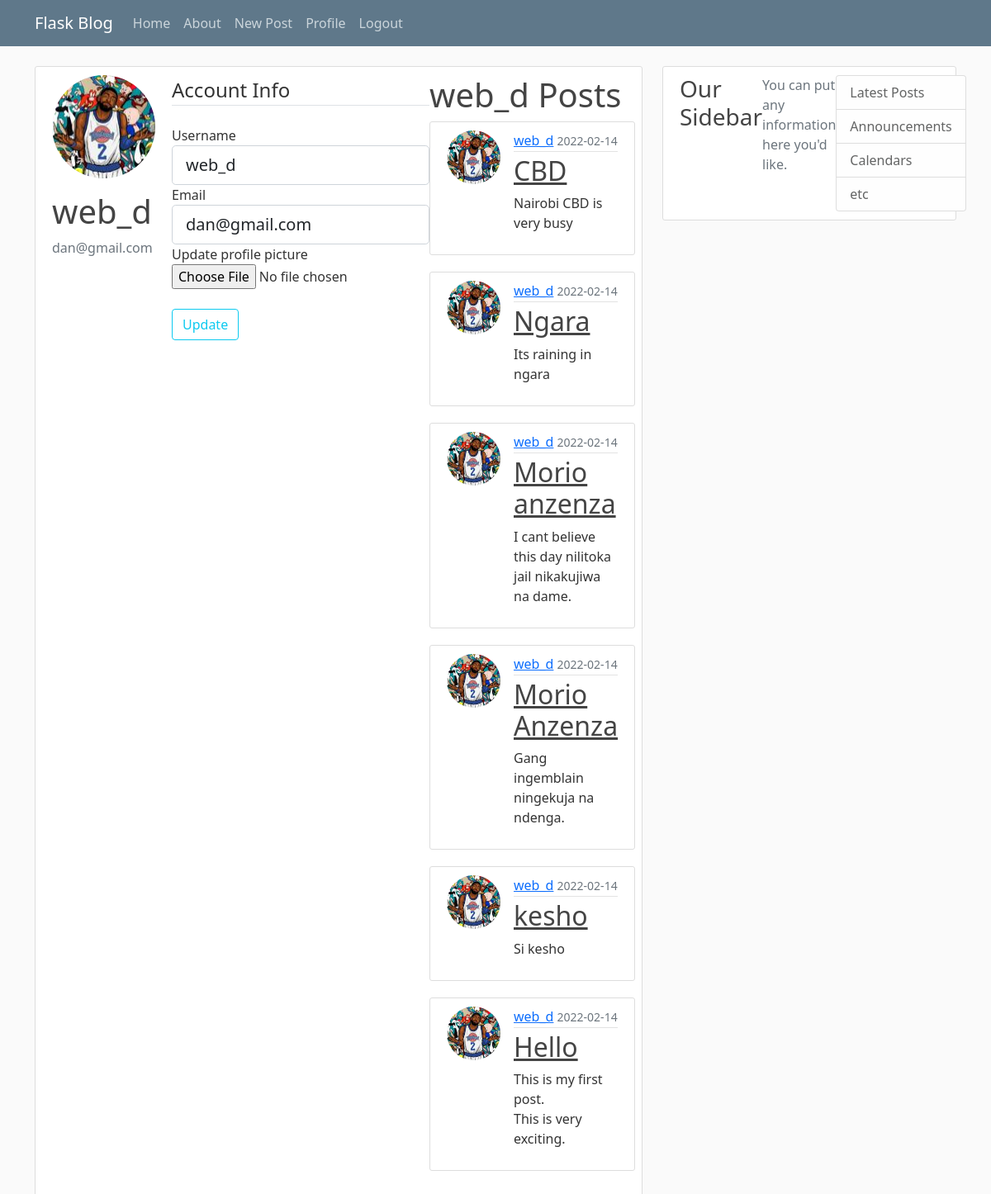
/account/web_d (signed in), run on the app's committed database.
### flaskblog/models.py (models this page shows, shortened)
class User(db.Model, UserMixin):
    id = db.Column(db.Integer, primary_key=True)
    username = db.Column(db.String(20), unique=True, nullable=False)
    email = db.Column(db.String(120), unique=True, nullable=False)
    image_file = db.Column(db.String(20), nullable=False, default='default.jpg')
    password = db.Column(db.String(60), nullable=False)
    posts = db.relationship('Post', backref='author', lazy=True)

class Post(db.Model):
    id = db.Column(db.Integer, primary_key=True)
    title = db.Column(db.String(100), nullable=False)
    date_posted = db.Column(db.DateTime, nullable=False, default=datetime.utcnow)
    content = db.Column(db.Text, nullable=False)
    user_id = db.Column(db.Integer, db.ForeignKey('user.id'), nullable=False)

### flaskblog/routes.py (the view)
@app.route('/account/<username>', methods=['POST', 'GET'])
@login_required
def account(username):
    image_file = url_for('static', filename='profile_pics/{}'.format(current_user.image_file))
    user = User.query.filter_by(username=username).first()
    posts = Post.query.order_by(Post.date_posted.desc()).filter_by(author=user)
    form = UpdateAccountForm()
    if form.validate_on_submit() and user == current_user:
        if form.picture.data:
            picture_file = save_picture(form.picture.data)
            current_user.image_file = picture_file
        current_user.username = form.username.data
        current_user.email = form.email.data
        db.session.commit()
        flash('Your account has been updated', 'success')
        return redirect(url_for('account')) # Because of post get redirect pattern (Prevent resubmission of data)
    elif request.method == 'GET': #populate form with current user data
        form.username.data = current_user.username
        form.email.data = current_user.email
    return render_template('account.html', image_file=image_file, form=form, posts=posts, user=user)

### flaskblog/forms.py (shortened to what this page needs)
class UpdateAccountForm(FlaskForm):
    username = StringField('Username',
                           validators=[DataRequired(), Length(min=2, max=20)])
    email = StringField('Email', validators=[DataRequired(), Email()])
    picture = FileField('Update profile picture', validators=[FileAllowed(['jpg', 'png'])])
    submit = SubmitField('Update')

### flaskblog/models.py (called while the page is built)
@login_manager.user_loader
def load_user(user_id): # loads the currend user using user id stored in session
    return User.query.get(int(user_id))

### flaskblog/templates/account.html (shortened to what this page needs)
{% extends 'layout.html' %}
{% block content %}
<div class="content-section">
    <div class="media">
      <img class="rounded-circle account-img" src="{{image_file}}">
      <div class="media-body">
        <h2 class="account-heading">{{user.username}}</h2>
        <p class="text-secondary">{{user.email}}</p>
      </div>
    </div>
        {% if current_user == user %}
        <form method="POST" action="" enctype="multipart/form-data">
            <fieldset class="'form-group">
                <legend class="border-bottom mb-4">Account Info</legend>
                <div class="form-group">
                    {{ form.username.label(class="form-control-label") }}
                    <br/>
                    {{ form.username(class="form-control form-control-lg") }}
                </div>
                <div class="form-group">
                    {{ form.email.label(class="form-control-label") }}
                    <br/>
                    {{ form.email(class="form-control form-control-lg") }}
                </div>
                <div class="form-group">
                    {{ form.picture.label }}
                    {{ form.picture(class="form-control-file") }}
                </div>
            </fieldset>
            <div class="form-group mt-4">
                    {{ form.submit(class="btn btn-outline-info") }}
            </div>
        </form>
        {% endif %}
    <div class="'ml-4">
        <div>
            <h1>{{user.username}} Posts</h1>
        </div>
        {% for post in posts %}
        <article class="media content-section">
          <div>
            <img src="{{ url_for('static', filename='profile_pics/' + post.author.image_file) }}" alt="profile-pic" class="rounded-circle article-img">
          </div>
          <div class="media-body">
            <div class="article-metadata">
              <a class="mr-2" href="#">{{ post.author.username }}</a>
              <small class="text-muted">{{ post.date_posted.strftime('%Y-%m-%d') }}</small>
            </div>
            <h2><a class="article-title" href="{{ url_for('post', post_id=post.id) }}">{{ post.title }}</a></h2>
            <p class="article-content">{{ post.content }}</p>
          </div>
        </article>
        {% endfor %}
    </div>
  </div>
{% endblock %}

### flaskblog/static/main.css (style rules this page uses)
body { background: #fafafa; color: #333333; margin-top: 5rem; }
h1, h2, h3, h4, h5, h6 { color: #444444; }
.content-section { background: #ffffff; padding: 10px 20px; border: 1px solid #dddddd; border-radius: 3px; margin-bottom: 20px; display: flex; }
.article-title { color: #444444; }
.article-content { white-space: pre-line; }
.article-img { height: 65px; width: 65px; margin-right: 16px; }
.article-metadata { padding-bottom: 1px; margin-bottom: 4px; border-bottom: 1px solid #e3e3e3 }
.account-img { height: 125px; width: 125px; margin-right: 20px; margin-bottom: 16px; }
.account-heading { font-size: 2.5rem; }

### data on the page
User: username "web_d", email "dan@gmail.com"
Post: image_file (picture), author.username "web_d", date_posted "2022-02-14", title "CBD", content "Nairobi CBD is very busy"
Post: image_file (picture), author.username "web_d", date_posted "2022-02-14", title "Ngara", content "Its raining in ngara"
Post: image_file (picture), author.username "web_d", date_posted "2022-02-14", title "Morio anzenza", content "I cant believe this day nilitoka jail nikakujiwa na dame."
Post: image_file (picture), author.username "web_d", date_posted "2022-02-14", title "Morio Anzenza", content "Gang ingemblain ningekuja na ndenga."
Post: image_file (picture), author.username "web_d", date_posted "2022-02-14", title "kesho", content "Si kesho"
Post: image_file (picture), author.username "web_d", date_posted "2022-02-14", title "Hello", content "This is my first post. This is very exciting."
